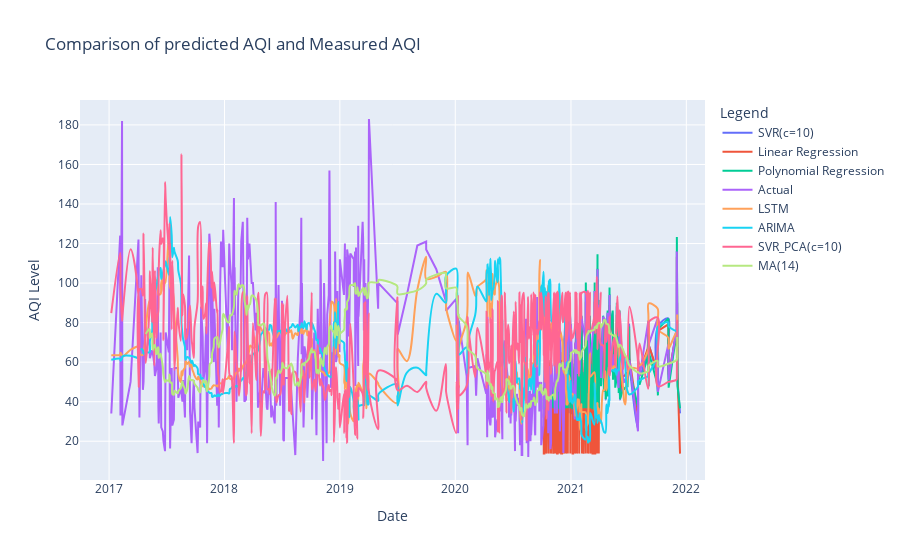

The code cell stored with this chart in its notebook:
### Code cell
fig = go.Figure()
fig.update_layout(
    title="Comparison of predicted AQI and Measured AQI",
    xaxis_title="Date",
    yaxis_title="AQI Level",
    legend_title="Legend",
)

fig.update_xaxes(range=['2016-10-01', '2022-03-01'])
##
fig.add_trace(go.Scatter(x=results.index, y=results['SVR_10'], name="SVR(c=10)",line_shape='spline'))

fig.add_trace(go.Scatter(x=results.index, y=results['LinearRegression'], name="Linear Regression"))

fig.add_trace(go.Scatter(x=results.index, y=results['Poly_Reg'], name="Polynomial Regression"))
##

fig.add_trace(go.Scatter(x=data.index, y=data['AQI'], name="Actual"))

fig.add_trace(go.Scatter(x=series_results.index, y=series_results['LSTM'], name="LSTM", line_shape='spline'))

fig.add_trace(go.Scatter(x=series_results.index, y=series_results['ARIMA'], name="ARIMA", line_shape='spline'))

fig.add_trace(go.Scatter(x=data.index, y=series_results['SVR_PCA'], name="SVR_PCA(c=10)",line_shape='spline'))

fig.add_trace(go.Scatter(x=data.index, y=data.AQI.rolling(14).mean(), name="MA(14)",line_shape='spline'))

fig.show()

### Figure 1 — Plotly figure (JSON) as saved in the notebook; plotly's stock layout.template omitted (floating-point values rounded to 4 significant figures; data arrays with more than 128 entries replaced by an {"elided": "..."} marker saying what was removed)
{"data": [{"line": {"shape": "spline"}, "name": "SVR(c=10)", "type": "scatter", "x": {"elided": "236 str values"}, "y": {"elided": "236 float values"}}, {"name": "Linear Regression", "type": "scatter", "x": {"elided": "236 str values"}, "y": {"elided": "236 float values"}}, {"name": "Polynomial Regression", "type": "scatter", "x": {"elided": "236 str values"}, "y": {"elided": "236 float values"}}, {"name": "Actual", "type": "scatter", "x": {"elided": "450 str values"}, "y": {"elided": "450 float values"}}, {"line": {"shape": "spline"}, "name": "LSTM", "type": "scatter", "x": {"elided": "450 str values"}, "y": {"elided": "450 float values"}}, {"line": {"shape": "spline"}, "name": "ARIMA", "type": "scatter", "x": {"elided": "450 str values"}, "y": {"elided": "450 float values"}}, {"line": {"shape": "spline"}, "name": "SVR_PCA(c=10)", "type": "scatter", "x": {"elided": "450 str values"}, "y": {"elided": "450 float values"}}, {"line": {"shape": "spline"}, "name": "MA(14)", "type": "scatter", "x": {"elided": "450 str values"}, "y": {"elided": "450 float values"}}], "layout": {"legend": {"title": {"text": "Legend"}}, "title": {"text": "Comparison of predicted AQI and Measured AQI"}, "xaxis": {"range": ["2016-10-01", "2022-03-01"], "title": {"text": "Date"}}, "yaxis": {"title": {"text": "AQI Level"}}}}
